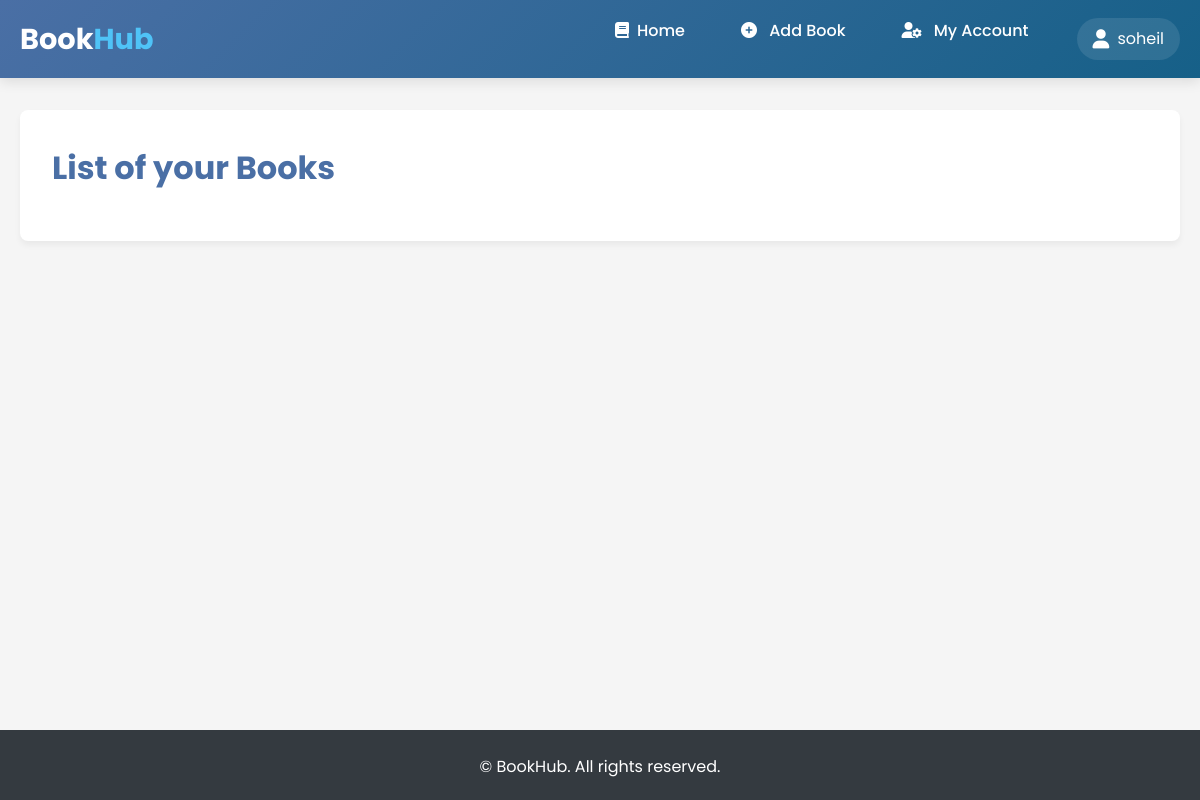
The page /home/listView/ (signed in) on the database as committed earlier.
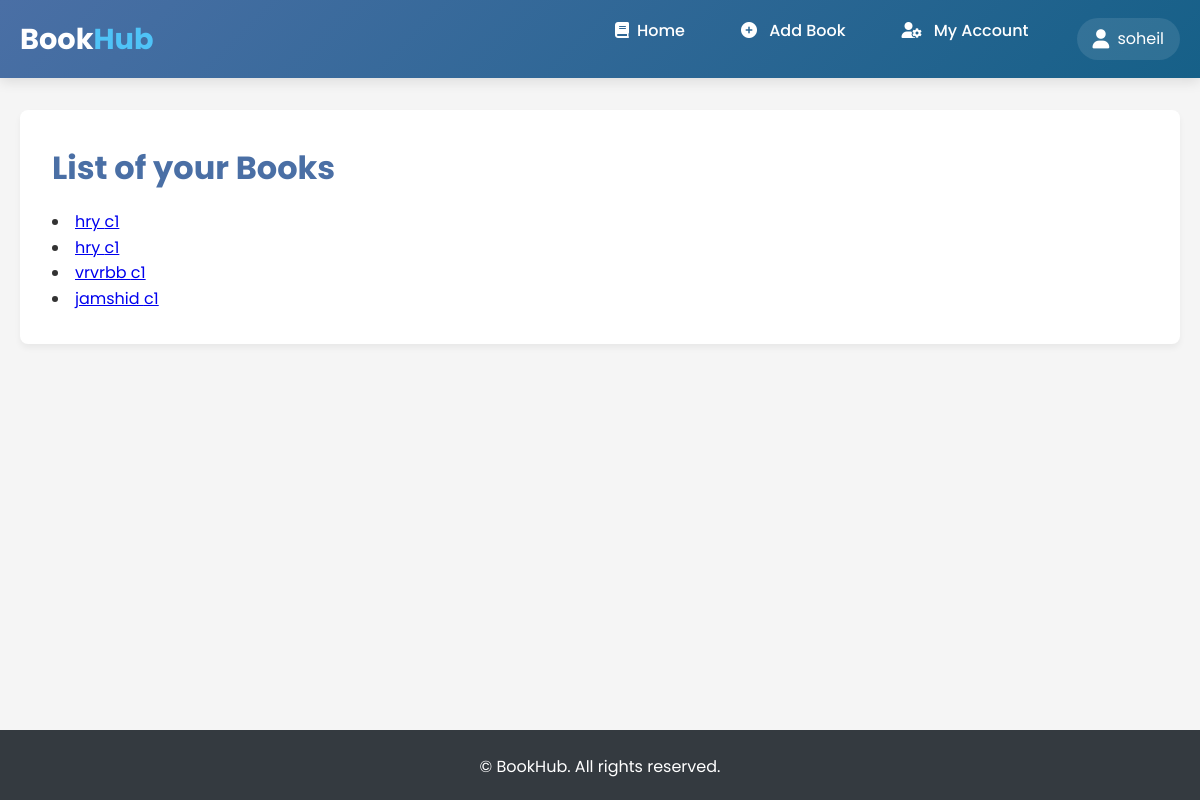
The same page on the database as committed later.
### books/models.py (models this page shows)
class Book(models.Model):
    BookName = models.CharField(max_length=50)
    Chocies = {"c1": "Derama", "c2": 'Action',
               "c3": 'SienceFiction', "c4": 'Sience', "c5": "Story"}
    Title = models.CharField(max_length=40, choices=Chocies)
    Author = models.CharField(max_length=40)
    TimeCreated = models.DateTimeField(auto_now=True)
    Creator = models.ForeignKey(User, on_delete=models.CASCADE)

### books/views.py (the view)
# urls.py: path("listView/", List_view),
def List_view(request):
    books = Book.objects.filter(Creator=request.user)
    context = {"books": books, 'user': request.user}
    return render(request, 'books/list_books.html', context)

### books/templates/books/list_books.html (shortened to what this page needs)
{% load static %}
<!DOCTYPE html>
<html lang="en">
<head>
    <link rel="stylesheet" href="https://cdnjs.cloudflare.com/ajax/libs/font-awesome/6.0.0-beta3/css/all.min.css">
</head>
<body>
    <header>
        <div class="container">
            <div class="header-content">
                <a href="/home/" class="logo">Book<span>Hub</span></a>
                <nav>
                    <ul>
                        <li><a href="/home/"><i class="fas fa-book"></i>Home</a></li>
                        <li><a href="/home/addBook/"><i class="fas fa-plus-circle"></i> Add Book</a></li>
                        <li><a href="\k"><i class="fas fa-user-cog"></i> My Account</a></li>
                        {% if user.is_authenticated %}
                        <li class="user-info">
                            <i class="fas fa-user"></i>
                            <span>{{ user.username }}</span>
                        </li>
                        {% endif %}
                    </ul>
                </nav>
            </div>
        </div>
    </header>
    <main>
        <div class="container">
            <div class="welcome-message">
                <h1>List of your Books</h1>
                {%for book in books%}
                <li><a href="detail/{{book.pk}}">{{book.BookName}} {{book.Title}}</a></li>
                {%endfor%}
            </div>
        </div>
    </main>
    <footer>
        <div class="container">
            <p>&copy; BookHub. All rights reserved.</p>
        </div>
    </footer>
</body>
</html>

### books/templates/books/list_books.html (style rules this page uses)
:root { --primary-color: #4a6fa5; --secondary-color: #166088; --accent-color: #4fc3f7; --light-color: #f8f9fa; --dark-color: #343a40; --success-color: #28a745; }
* { margin: 0; padding: 0; box-sizing: border-box; font-family: 'Poppins', sans-serif; }
body { background-color: #f5f5f5; color: #333; line-height: 1.6; }
.container { max-width: 1200px; margin: 0 auto; padding: 0 20px; }
header { background: linear-gradient(135deg, var(--primary-color), var(--secondary-color)); background-color: var(--primary-color); color: white; padding: 1rem 0; box-shadow: 0 4px 12px rgba(0, 0, 0, 0.1); }
.header-content { display: flex; justify-content: space-between; align-items: center; }
.logo { font-size: 1.8rem; font-weight: 700; color: white; text-decoration: none; }
.logo span { color: var(--accent-color); }
nav ul { display: flex; list-style: none; }
nav ul li { margin-left: 1.5rem; }
nav ul li a { color: white; text-decoration: none; font-weight: 500; font-size: 1rem; transition: all 0.3s ease; padding: 0.5rem 1rem; border-radius: 4px; }
nav ul li a i { margin-right: 8px; }
.user-info { display: flex; align-items: center; background-color: rgba(255, 255, 255, 0.1); padding: 0.5rem 1rem; border-radius: 50px; margin-left: 2rem; }
.user-info i { margin-right: 8px; font-size: 1.2rem; }
main { padding: 2rem 0; min-height: calc(100vh - 180px); }
.welcome-message { background-color: white; padding: 2rem; border-radius: 8px; box-shadow: 0 4px 6px rgba(0, 0, 0, 0.05); margin-bottom: 2rem; }
.welcome-message h1 { color: var(--primary-color); margin-bottom: 1rem; }
footer { background-color: var(--dark-color); color: white; text-align: center; padding: 1.5rem 0; margin-top: 2rem; }

Rows that differ between the two databases and show on the page:
added Book: BookName "hry", Title "c1"
added Book: BookName "hry", Title "c1"
added Book: BookName "vrvrbb", Title "c1"
added Book: BookName "jamshid", Title "c1"
